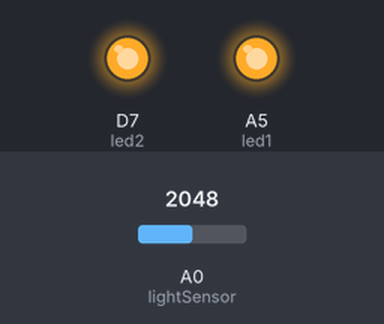
The sketch below on a simulated Particle Photon. Parts: output pins drawn as LEDs (lit = HIGH). Inputs (shaded band) come from the test bench; at power-on: A0 (lightSensor) = 2048.

Above: at 0.1 s.
Timing chart, 0 to 1.6 s (numbered marks = the images above):
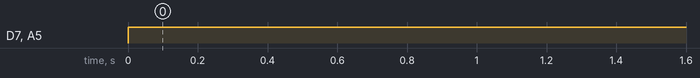

The sketch:

lightsensor.ino
```cpp
int led1 = A5;
int led2 = D7;
int lightSensor = A0;
int analogValue;

void setup() {


  pinMode(led1, OUTPUT);
  pinMode(led2, OUTPUT);
  pinMode(lightSensor, INPUT);

}

void loop() {

    analogValue = analogRead(lightSensor);
    if (analogValue < 15){
        digitalWrite(led1, LOW);
        digitalWrite(led2, LOW);
        Particle.publish("analogValue", String(analogValue), PRIVATE);
        delay(30000);

    }
    else{
        digitalWrite(led1, HIGH);
        digitalWrite(led2, HIGH);
        Particle.publish("analogValue", String(analogValue), PRIVATE);
        delay(30000);
    }
}
```

Measured:
- by itself, D7 (led2), A5 (led1): LOW → HIGH at 0.00 s
